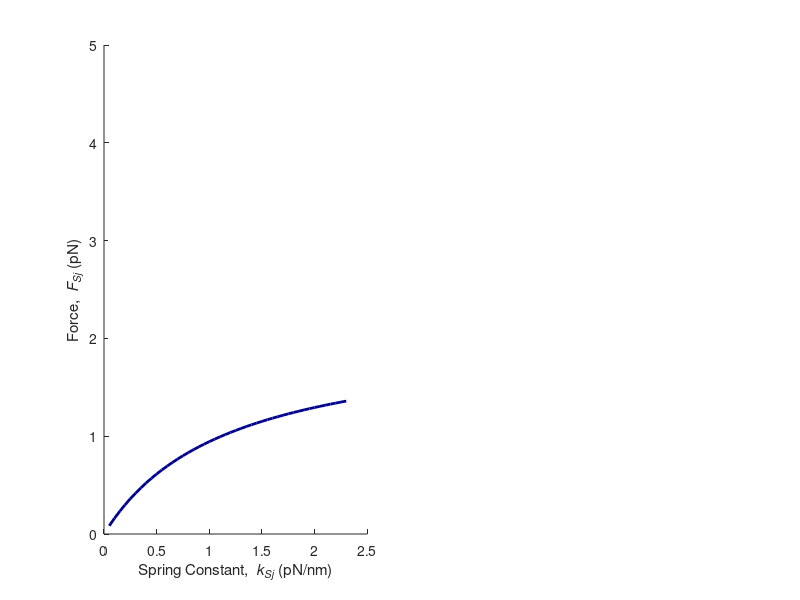

Source code (MATLAB): (Note: this script raises an error after producing the figure.)
%% Model Overview
%%%%%% Assumptions/Inputs/Outputs %%%%%%
% 1) Each sensor has a different spring constant
% 2) The "other" FA linkage (for the sake of argument this might be talin)
%    has a single spring constant
% 3) Knowns (inputs)
%           a) Nv: number of vinculin molecules in a single FA
%           b) Nt: number of talin molecules in a single FA
%           c) kv: estimates of the entropic spring constants for our three
%                  sensors (~1.54, 1.09, 0.88 pN/nm for 9, 7, 5 repeats)
%           c) kt: entropic spring constant of talin
%                  choose to vary this up to 2^4 times greater and
%                  less than kv
% 4) Unknowns (outputs)
%           a) Fv: force per vinculin molecule
%           b) Ft: force per talin molecule
%           c) Dv: extension per vinculin molecule
%           d) Dt: extension per talin molecule
%
%%%%%% Brief Model Description %%%%%%
% Model performs a brute force search for model parameters that fulfill the
% strain-control observation

%% Clean Up and Set Up
clc
clear
close all

% Where to save data and filenames
type = 'Hybrid'; % options: 'Hybrid' or 'Parallel'
prot1 = 'Sensor';
prot2 = 'Linker';
if exist(fullfile(pwd,type),'dir')~=7
    mkdir(fullfile(pwd,type));
end
addpath(genpath(pwd));

% make custom red-green colormap
a = linspace(0,0.9,128)';
r = horzcat(a,zeros([128,1]),zeros([128,1]));
g = horzcat(zeros([128,1]),a,zeros([128,1]));
rg = vertcat(flipud(r),g);
rg(:,[1,2,3]) = rg(:,[1,3,2]); % actually switch to red-blue

clear a r g
jet1 = jet;
jet2(:,1) = interp1(1:64,jet1(:,1),0.25:0.25:64);
jet2(:,2) = interp1(1:64,jet1(:,2),0.25:0.25:64);
jet2(:,3) = interp1(1:64,jet1(:,3),0.25:0.25:64);
jet2(end,:) = 0.2;
jet2(1:28,:) = [];

%% Input Variables
% Bulk input (BI) to the entire structure (either a force or an extension
if strcmpi(type,'Hybrid')
    BI = 1.75; % nm
    BIunit = 'nm';
elseif strcmpi(type,'Parallel')
    BI = 300; % pN
    BIunit = 'pN';
end
% Stiffness of Sensor Element
% kv = [1.54, 1.09, 0.88]; % entropic spring constant of VinTS-GGS5,7,9 (pN/nm)
kv = 0.05:0.05:2.3; % same mean so we can compare relative stiffness still

% Constants (unknown)
Nv = 2.^(3.3219:0.5714:7.3219); % number of vinculin molecules in a single FA (sum = 160)
Nt = 2.^(3.3219:0.5714:7.3219); % number of talin molecules in a single FA (sum = 160)
kt = 2.^(-3.77:1.1425:4.25); % entropic spring constant for talin (pN/nm) -- somewhere between 16x less than and 16x greater than that of vinculin
% Nv = 2.^(3.3219:0.005005:7.3219); % number of vinculin molecules in a single FA (sum = 160)
% Nt = 2.^(3.3219:0.005005:7.3219); % number of talin molecules in a single FA (sum = 160)
% kt = 2.^(-3.77:0.01003:4.25); % entropic spring constant for talin (pN/nm) -- somewhere between 16x less than and 16x greater than that of vinculin

% Create all combinations of vectors
Nv_vec = repmat(Nv,[1,length(kt)]);
Nt_vec = repmat(fliplr(Nv),[1,length(kt)]);
kt_vec = repelem(kt,length(Nv));
rel_stiffnes_vec = log2(kt_vec./(mean(kv))); % kt_kv_ratio Metric (y axis)

n = length(Nv_vec);
plottype = 'simple';
mkrsz = 60;
for z = 1:length(BI)
    Dv = zeros(n,3);
    Dt = zeros(n,3);
    Dv_COV = zeros(n,1);
    F = zeros(n,3);
    Fv = zeros(n,3);
    Ft = zeros(n,3);
    Fv_COV = zeros(n,1);
    log2_Fv_Dv_ratio = zeros(n,1); % OK large = more likely extension controlled system (PLOT as dot color)
    log2_Nt_Nv_ratio = zeros(n,1); % OK Relative molecular ratio of talin to vinculin (PLOT as x axis)
    for i = 1:n
        for j = 1:length(kv)
            if strcmpi(type,'Hybrid')
                % Consitutive Equations (solved for Hybrid Model)
                F = (BI(z)/(((kv(j)*Nv_vec(i))^-1+(kt_vec(i)*Nt_vec(i))^-1)));
                Fv(i,j) = F/Nv_vec(i);
                Ft(i,j) = F/Nt_vec(i);
                Dv(i,j) = F/(kv(j)*Nv_vec(i));
                Dt(i,j) = F/(kt_vec(i)*Nt_vec(i));
            elseif strcmpi(type,'Parallel')
                % Consitutive Equations (solved for Parallel Model)
                Dv(i,j) = BI(z)/((kv(j)*Nv_vec(i))+(kt_vec(i)*Nt_vec(i)));
                Dt(i,j) = BI(z)/((kv(j)*Nv_vec(i))+(kt_vec(i)*Nt_vec(i)));
                Fv(i,j) = kv(j)*Dv(i,j);
                Ft(i,j) = kt_vec(i)*Dv(i,j);
            end
        end
        Fv_COV(i,1) = std(Fv(i,:))./mean(Fv(i,:)); % coefficient of variation for forces
        Dv_COV(i,1) = std(Dv(i,:))./mean(Dv(i,:)); % coefficient of variation for forces across vinculin
        log2_Fv_Dv_ratio(i,1) = log2(Fv_COV(i,1)./Dv_COV(i,1)); % Control Metric
        log2_Nt_Nv_ratio(i,1) = log2(Nt_vec(i)./Nv_vec(i)); % Nt_Nv_ratio Metric (x axis)
    end
    
    % Colors for plotting
    c = jet;
    cr = 1:floor(length(c)./length(kt))+1:length(c);
    
    % For each relative stiffness, plot 6 different Nv:Nt ratios as lines
    for k = 1:length(kt)
        figure('Position',[50 500 1000 412]);
        hold on
        r1 = kt_vec == kt(k);
        for m = 1:length(Nv)
            r2 = Nv_vec == Nv(m);
            row = r1 & r2;
            
            subplot(1,2,1)
            hold on
            p1=plot(kv,Fv(row,:),'Color',c(cr(m),:),'LineWidth',2);
            axis([0 2.5 0 5]);
            xlabel('Spring Constant,  {\bf{\itk_{Sj}}} (pN/nm)')
            ylabel('Force,  {\bf{\itF_{Sj}}} (pN)');
            PrettyPlot
        
            subplot(1,2,2)
            hold on
            p2=plot(kv,Dv(row,:),'Color',c(cr(m),:),'LineWidth',2);
            axis([0 2.5 0 5]);
            xlabel('Spring Constant,  {\bf{\itk_{Sj}}} (pN/nm)')
            ylabel('Extension,  {\bf{\it\delta_{Sj}}} (nm)');
            PrettyPlot
        
            a = round(log2(kt(k)/mean(kv)),1);
            b = round(log2(Nt_vec(m)/Nv_vec(m)),1);
            t1 = a==4.0 & b==-0.6; %%%%%%%%%%%%%%%%%%%%%%%%%%%
            t2 = a==2.9 & b==0.6; %%%%%%%%%%%%%%%%%%%%%%%%%%%
            t3 = a==1.7 & b==1.7; %%%%%%%%%%%%%%%%%%%%%%%%%%%
            t4 = a==0.6 & b==2.9; %%%%%%%%%%%%%%%%%%%%%%%%%%%
            t5 = a==-0.6 & b==4.0; %%%%%%%%%%%%%%%%%%%%%%%%%%%
            if sum([t1,t2,t3,t4,t5])==1
                p1.Color(4) = 1.0;
                p2.Color(4) = 1.0;
            else
                p1.Color(4) = 0.25;
                p2.Color(4) = 0.25;
            end
            formatSpec1 = 'Relative Stiffness = %0.1f';
            title(sprintf(formatSpec1,log2(kt(k)/mean(kv))));
            formatSpec2 = '%0.1f';
            l{m} = sprintf(formatSpec2,log2(Nt_vec(m)/Nv_vec(m)));
        end
        hleg = legend(l,'Location','NE');
        htitle = get(hleg,'Title');
        set(htitle,'String','Relative Abundance');
        set(hleg,'FontSize',10);
        
        % Saving Plot 0a
        outname0a = strcat(plottype,'_', type, '_StiffnessVersusForce_RelativeStiffness', num2str(k),'_bulk_input', strrep(num2str(BI(z)),'.','p') ,BIunit);
        saveas(gcf,fullfile(pwd,type,outname0a),'png')
    end
    
    % For each relative abundance, plot 6 different kv:kt ratios as lines
    for k = 1:length(Nv)
        figure('Position',[650 500 1000 412]);
        hold on
        r1 = Nv_vec == Nv(k);
        for m = 1:length(kt)
            r2 = kt_vec == kt(m);
            row = r1 & r2;
            
            subplot(1,2,1)
            hold on
            p3 = plot(kv,Fv(row,:),'Color',c(cr(m),:),'LineWidth',2);
            axis([0 2.5 0 5]);
            xlabel('Spring Constant,  {\bf{\itk_{Sj}}} (pN/nm)')
            ylabel('Force,  {\bf{\itF_{Sj}}} (pN)');
            PrettyPlot
            
            subplot(1,2,2)
            hold on
            p4 = plot(kv,Dv(row,:),'Color',c(cr(m),:),'LineWidth',2);
            axis([0 2.5 0 5]);
            xlabel('Spring Constant,  {\bf{\itk_{Sj}}} (pN/nm)')
            ylabel('Extension,  {\bf{\it\delta_{Sj}}} (nm)');
            PrettyPlot
            
            a = round(log2(kt(m)/mean(kv)),1);
            b = round(log2(Nt_vec(k)/Nv_vec(k)),1);
            t1 = a==4.0 & b==-0.6;
            t2 = a==2.9 & b==0.6;
            t3 = a==1.7 & b==1.7;
            t4 = a==0.6 & b==2.9;
            t5 = a==-0.6 & b==4.0;
            if sum([t1,t2,t3,t4,t5])==1
                p3.Color(4) = 1.0;
                p4.Color(4) = 1.0;
            else
                p3.Color(4) = 0.25;
                p4.Color(4) = 0.25;
            end
            formatSpec1 = 'Relative Abundance = %0.1f';
            title(sprintf(formatSpec1,log2(Nt_vec(k)/Nv_vec(k))));
            formatSpec2 = '%0.1f';
            l{m} = sprintf(formatSpec2,log2(kt(m)/mean(kv)));
        end
        hleg = legend(l,'Location','NW');
        htitle = get(hleg,'Title');
        set(htitle,'String','Relative Stiffness')
        
        % Saving Plot 0b
        outname0b = strcat(plottype,'_', type, '_StiffnessVersusForce_RelativeAbundance', num2str(k),'_delta', strrep(num2str(BI(z)),'.','p'),'nm');
        saveas(gcf,fullfile(pwd,type,outname0b),'png')
    end
    
    
    %% Plot log2Fv_delta_ratio
    figure('Position',[500 500 490 412])
    scatter(log2_Nt_Nv_ratio,rel_stiffnes_vec,mkrsz,log2_Fv_Dv_ratio,'Filled');
    PrettyPlot
    xlabel({['N_{' prot1(1) '}> N_{' prot2(1) '}                        N_{' prot1(1) '}= N_{' prot2(1) '}                        N_{' prot1(1) '}< N_{' prot2(1) '}'];['log_{2}(N_{' prot2 '}/N_{' prot1 '})']}); % vinculin:talin molecular ratio
    ylabel({['log_{2}(k_{' prot2 '}/k_{' prot1 '})'];['k_{' prot1(1) '}> k_{' prot2(1) '}                    k_{' prot1(1) '}= k_{' prot2(1) '}                    k_{' prot1(1) '}< k_{' prot2(1) '}']}); % vinculin:talin stiffness ratio
    axis([-4.5 4.5 -4.6 4.4]);
    colormap(rg);
    c = colorbar;
    c.Label.String = 'Force-Controlled                    Extension-Controlled';
    set(gca,'FontSize',11);
    c.Label.FontSize = 11;
    c.FontSize = 11;
    caxis([-5,5]);
    title(['Extension = ' num2str(BI(z)) 'nm']);
    
    % Saving Plot 1
    outname1 = strcat(plottype,'_', type, '_ControlMetric_', strrep(num2str(BI(z)),'.','p') ,'nm');
    saveas(gcf,fullfile(pwd,type,outname1),'png')
    
    %% Clear a bunch of variables for the next force
    close all
    clear Fv Ft Dv Dt Dv_COV Fv_COV i j log2_Fv_Dv_ratio log2_Nt_Nv_ratio outname0 outname1 p1 p2 p3 p4
end
rmpath(genpath(pwd))